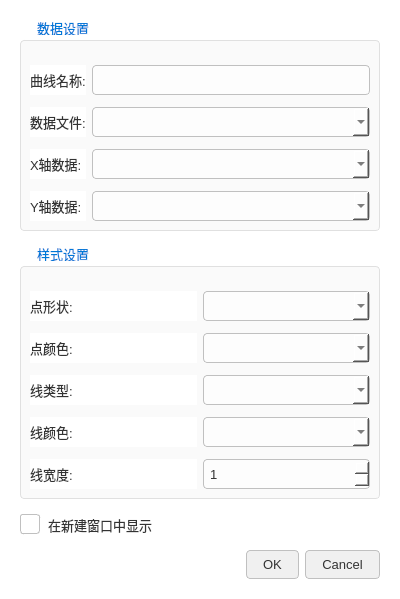
<?xml version="1.0" encoding="UTF-8"?>
<ui version="4.0">
 <class>PlottingDialog1</class>
 <widget class="QDialog" name="PlottingDialog1">
  <property name="geometry">
   <rect>
    <x>0</x>
    <y>0</y>
    <width>400</width>
    <height>500</height>
   </rect>
  </property>
  <property name="windowTitle">
   <string>新建曲线</string>
  </property>
  <property name="styleSheet">
   <string notr="true">/* 全局样式：白底黑字，圆角，现代化风格 */
QDialog, QWidget {
    background-color: white;
    color: #333333;
    font-family: &quot;Microsoft YaHei&quot;, &quot;Segoe UI&quot;, sans-serif;
    font-size: 10pt;
}
QLabel {
    color: #333333;
}
QLineEdit, QComboBox, QSpinBox {
    color: #333333;
    background-color: #fdfdfd;
    border: 1px solid #c0c0c0;
    border-radius: 4px;
    padding: 4px;
    min-height: 20px;
}
QLineEdit:focus, QComboBox:focus, QSpinBox:focus {
    border: 1px solid #0078d7;
}
QGroupBox {
    border: 1px solid #e0e0e0;
    margin-top: 20px;
    padding-top: 15px;
    border-radius: 4px;
    background-color: #fafafa;
}
QGroupBox::title {
    subcontrol-origin: margin;
    subcontrol-position: top left;
    left: 10px;
    padding: 0 5px;
    color: #0078d7;
    font-weight: bold;
}
QPushButton {
    color: #333333;
    background-color: #f0f0f0;
    border: 1px solid #c0c0c0;
    border-radius: 4px;
    padding: 6px 16px;
}
QPushButton:hover {
    background-color: #e0e0e0;
    border-color: #0078d7;
}
QPushButton:pressed {
    background-color: #d0d0d0;
}
QCheckBox {
    color: #333333;
    spacing: 8px;
}
QCheckBox::indicator {
    width: 18px;
    height: 18px;
    border: 1px solid #c0c0c0;
    border-radius: 3px;
    background: white;
}
QCheckBox::indicator:checked {
    background-color: #0078d7;
    border: 1px solid #0078d7;
}
</string>
  </property>
  <layout class="QVBoxLayout" name="verticalLayout">
   <property name="spacing">
    <number>15</number>
   </property>
   <property name="leftMargin">
    <number>20</number>
   </property>
   <property name="topMargin">
    <number>20</number>
   </property>
   <property name="rightMargin">
    <number>20</number>
   </property>
   <property name="bottomMargin">
    <number>20</number>
   </property>
   <item>
    <widget class="QGroupBox" name="groupBox_Data">
     <property name="title">
      <string>数据设置</string>
     </property>
     <layout class="QGridLayout" name="gridLayout_Data">
      <property name="verticalSpacing">
       <number>12</number>
      </property>
      <item row="0" column="0">
       <widget class="QLabel" name="label_Name">
        <property name="text">
         <string>曲线名称:</string>
        </property>
       </widget>
      </item>
      <item row="0" column="1">
       <widget class="QLineEdit" name="lineEdit_Name"/>
      </item>
      <item row="1" column="0">
       <widget class="QLabel" name="label_Source">
        <property name="text">
         <string>数据文件:</string>
        </property>
       </widget>
      </item>
      <item row="1" column="1">
       <widget class="QComboBox" name="comboFileSelect"/>
      </item>
      <item row="2" column="0">
       <widget class="QLabel" name="label_X">
        <property name="text">
         <string>X轴数据:</string>
        </property>
       </widget>
      </item>
      <item row="2" column="1">
       <widget class="QComboBox" name="combo_XCol"/>
      </item>
      <item row="3" column="0">
       <widget class="QLabel" name="label_Y">
        <property name="text">
         <string>Y轴数据:</string>
        </property>
       </widget>
      </item>
      <item row="3" column="1">
       <widget class="QComboBox" name="combo_YCol"/>
      </item>
     </layout>
    </widget>
   </item>
   <item>
    <widget class="QGroupBox" name="groupBox_Style">
     <property name="title">
      <string>样式设置</string>
     </property>
     <layout class="QGridLayout" name="gridLayout_Style">
      <property name="verticalSpacing">
       <number>12</number>
      </property>
      <item row="0" column="0">
       <widget class="QLabel" name="label_PointShape">
        <property name="text">
         <string>点形状:</string>
        </property>
       </widget>
      </item>
      <item row="0" column="1">
       <widget class="QComboBox" name="combo_PointShape"/>
      </item>
      <item row="1" column="0">
       <widget class="QLabel" name="label_PointColor">
        <property name="text">
         <string>点颜色:</string>
        </property>
       </widget>
      </item>
      <item row="1" column="1">
       <widget class="QComboBox" name="combo_PointColor">
        <property name="iconSize">
         <size>
          <width>16</width>
          <height>16</height>
         </size>
        </property>
       </widget>
      </item>
      <item row="2" column="0">
       <widget class="QLabel" name="label_LineStyle">
        <property name="text">
         <string>线类型:</string>
        </property>
       </widget>
      </item>
      <item row="2" column="1">
       <widget class="QComboBox" name="combo_LineStyle"/>
      </item>
      <item row="3" column="0">
       <widget class="QLabel" name="label_LineColor">
        <property name="text">
         <string>线颜色:</string>
        </property>
       </widget>
      </item>
      <item row="3" column="1">
       <widget class="QComboBox" name="combo_LineColor">
        <property name="iconSize">
         <size>
          <width>16</width>
          <height>16</height>
         </size>
        </property>
       </widget>
      </item>
      <item row="4" column="0">
       <widget class="QLabel" name="label_LineWidth">
        <property name="text">
         <string>线宽度:</string>
        </property>
       </widget>
      </item>
      <item row="4" column="1">
       <widget class="QSpinBox" name="spin_LineWidth">
        <property name="minimum">
         <number>1</number>
        </property>
        <property name="maximum">
         <number>20</number>
        </property>
       </widget>
      </item>
     </layout>
    </widget>
   </item>
   <item>
    <widget class="QCheckBox" name="check_NewWindow">
     <property name="text">
      <string>在新建窗口中显示</string>
     </property>
    </widget>
   </item>
   <item>
    <spacer name="verticalSpacer">
     <property name="orientation">
      <enum>Qt::Vertical</enum>
     </property>
     <property name="sizeHint" stdset="0">
      <size>
       <width>20</width>
       <height>40</height>
      </size>
     </property>
    </spacer>
   </item>
   <item>
    <widget class="QDialogButtonBox" name="buttonBox">
     <property name="orientation">
      <enum>Qt::Horizontal</enum>
     </property>
     <property name="standardButtons">
      <set>QDialogButtonBox::Cancel|QDialogButtonBox::Ok</set>
     </property>
    </widget>
   </item>
  </layout>
 </widget>
 <resources/>
 <connections>
  <connection>
   <sender>buttonBox</sender>
   <signal>accepted()</signal>
   <receiver>PlottingDialog1</receiver>
   <slot>accept()</slot>
  </connection>
  <connection>
   <sender>buttonBox</sender>
   <signal>rejected()</signal>
   <receiver>PlottingDialog1</receiver>
   <slot>reject()</slot>
  </connection>
 </connections>
</ui>
